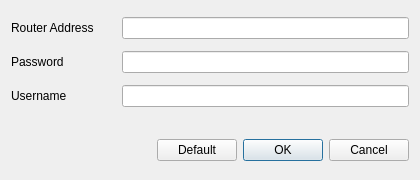
<?xml version="1.0" encoding="UTF-8"?>
<ui version="4.0">
 <class>TerminalSettingDialog</class>
 <widget class="QDialog" name="TerminalSettingDialog">
  <property name="geometry">
   <rect>
    <x>0</x>
    <y>0</y>
    <width>420</width>
    <height>180</height>
   </rect>
  </property>
  <property name="sizePolicy">
   <sizepolicy hsizetype="Fixed" vsizetype="Fixed">
    <horstretch>0</horstretch>
    <verstretch>0</verstretch>
   </sizepolicy>
  </property>
  <property name="minimumSize">
   <size>
    <width>420</width>
    <height>180</height>
   </size>
  </property>
  <property name="maximumSize">
   <size>
    <width>420</width>
    <height>180</height>
   </size>
  </property>
  <property name="windowTitle">
   <string>Terminal Settings</string>
  </property>
  <layout class="QVBoxLayout" name="mainLayout">
   <item>
    <layout class="QHBoxLayout" name="Layout1">
     <item>
      <widget class="QLabel" name="lblRouterAddr">
       <property name="minimumSize">
        <size>
         <width>105</width>
         <height>0</height>
        </size>
       </property>
       <property name="maximumSize">
        <size>
         <width>105</width>
         <height>16777215</height>
        </size>
       </property>
       <property name="text">
        <string>Router Address</string>
       </property>
      </widget>
     </item>
     <item>
      <widget class="QLineEdit" name="txtRouterAddr"/>
     </item>
    </layout>
   </item>
   <item>
    <layout class="QHBoxLayout" name="Layout2">
     <item>
      <widget class="QLabel" name="lblPassword">
       <property name="minimumSize">
        <size>
         <width>105</width>
         <height>0</height>
        </size>
       </property>
       <property name="maximumSize">
        <size>
         <width>105</width>
         <height>16777215</height>
        </size>
       </property>
       <property name="text">
        <string>Password</string>
       </property>
      </widget>
     </item>
     <item>
      <widget class="QLineEdit" name="txtPassword"/>
     </item>
    </layout>
   </item>
   <item>
    <layout class="QHBoxLayout" name="Layout3">
     <item>
      <widget class="QLabel" name="lblUsername">
       <property name="minimumSize">
        <size>
         <width>105</width>
         <height>0</height>
        </size>
       </property>
       <property name="maximumSize">
        <size>
         <width>105</width>
         <height>16777215</height>
        </size>
       </property>
       <property name="text">
        <string>Username</string>
       </property>
      </widget>
     </item>
     <item>
      <widget class="QLineEdit" name="txtUsername"/>
     </item>
    </layout>
   </item>
   <item>
    <spacer name="Spacer1">
     <property name="orientation">
      <enum>Qt::Vertical</enum>
     </property>
     <property name="sizeType">
      <enum>QSizePolicy::Fixed</enum>
     </property>
     <property name="sizeHint" stdset="0">
      <size>
       <width>20</width>
       <height>20</height>
      </size>
     </property>
    </spacer>
   </item>
   <item>
    <layout class="QHBoxLayout" name="horizontalLayout">
     <item>
      <spacer name="Spacer2">
       <property name="orientation">
        <enum>Qt::Horizontal</enum>
       </property>
       <property name="sizeHint" stdset="0">
        <size>
         <width>40</width>
         <height>20</height>
        </size>
       </property>
      </spacer>
     </item>
     <item>
      <widget class="QPushButton" name="btnDefault">
       <property name="text">
        <string>Default</string>
       </property>
      </widget>
     </item>
     <item>
      <widget class="QDialogButtonBox" name="buttonBox">
       <property name="orientation">
        <enum>Qt::Horizontal</enum>
       </property>
       <property name="standardButtons">
        <set>QDialogButtonBox::Cancel|QDialogButtonBox::Ok</set>
       </property>
      </widget>
     </item>
    </layout>
   </item>
  </layout>
 </widget>
 <resources/>
 <connections>
  <connection>
   <sender>buttonBox</sender>
   <signal>accepted()</signal>
   <receiver>TerminalSettingDialog</receiver>
   <slot>accept()</slot>
   <hints>
    <hint type="sourcelabel">
     <x>248</x>
     <y>254</y>
    </hint>
    <hint type="destinationlabel">
     <x>157</x>
     <y>274</y>
    </hint>
   </hints>
  </connection>
  <connection>
   <sender>buttonBox</sender>
   <signal>rejected()</signal>
   <receiver>TerminalSettingDialog</receiver>
   <slot>reject()</slot>
   <hints>
    <hint type="sourcelabel">
     <x>316</x>
     <y>260</y>
    </hint>
    <hint type="destinationlabel">
     <x>286</x>
     <y>274</y>
    </hint>
   </hints>
  </connection>
 </connections>
</ui>
